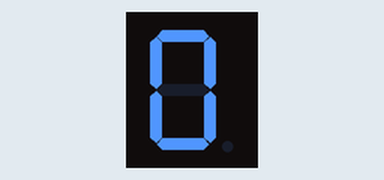
This sketch was run on a simulated Arduino Uno, built with avr-gcc and run on an emulated ATmega328P. Shown: 1-digit seven-segment display. Wiring (inferred from the names in the program): 1-digit 7-segment display, segments lit when LOW: segments pin 5, pin 6, pin 7, pin 8, pin 9, pin 10, pin 11. The segment pins are drawn as the display they are named for.

Above: at 0.1 s.
At 1.1 s:
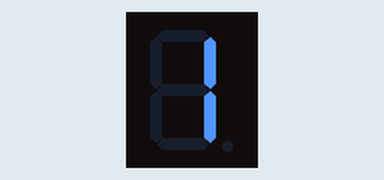
At 2.1 s:
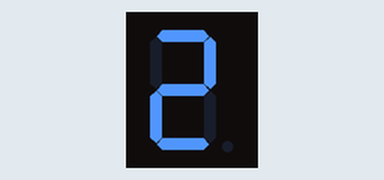
At 4.1 s:
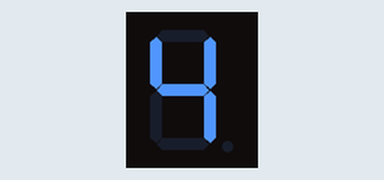
At 6.1 s:
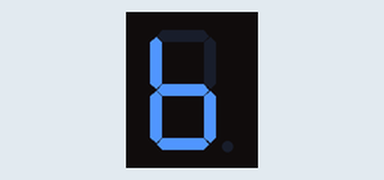
At 9.1 s:
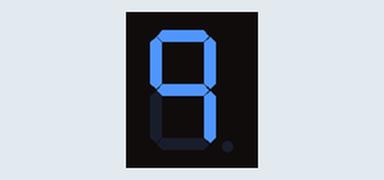

Measured:
- what the display in image 1 shows lasts 1.0 s, from 1.0 s to 2.0 s

The sketch:

EX2.ino
```cpp
 /****************************************************************
**                                                             **
**                          TÍTOL:                             **
**                                                             **
**                                                             **
**  NOM: Deivith Trujillo Meza                                 **
****************************************************************/
//************************ INCLUDE ******************************


//*********************** VARIABLES *****************************
const byte segA = 5;          // donar nom al pin 5 de l’Arduino
const byte segB = 6;
const byte segC = 7;
const byte segD = 8;
const byte segE = 9;
const byte segF = 10;
const byte segG = 11;
int t= 1000;
//************************* SETUP *******************************
void setup() {              // configura el final de la salida
 pinMode(segA, OUTPUT);
 pinMode(segB, OUTPUT);
 pinMode(segC, OUTPUT);
 pinMode(segD, OUTPUT);
 pinMode(segE, OUTPUT);
 pinMode(segF, OUTPUT);
 pinMode(segG, OUTPUT);

 digitalWrite(segA, LOW);  //0
 digitalWrite(segB, LOW);
 digitalWrite(segC, LOW);
 digitalWrite(segD, LOW);
 digitalWrite(segE, LOW);
 digitalWrite(segF, LOW);
 digitalWrite(segG, HIGH);

delay(t);

 digitalWrite(segA, HIGH);  //1
 digitalWrite(segB, LOW);
 digitalWrite(segC, LOW);
 digitalWrite(segD, HIGH);
 digitalWrite(segE, HIGH);
 digitalWrite(segF, HIGH);
 digitalWrite(segG, HIGH);

 delay(t);

 digitalWrite(segA, LOW);  //2
 digitalWrite(segB, LOW);
 digitalWrite(segC, HIGH);
 digitalWrite(segD, LOW);
 digitalWrite(segE, LOW);
 digitalWrite(segF, HIGH);
 digitalWrite(segG, LOW);

 delay(t);

 digitalWrite(segA, LOW);  //3
 digitalWrite(segB, LOW);
 digitalWrite(segC, LOW);
 digitalWrite(segD, LOW);
 digitalWrite(segE, HIGH);
 digitalWrite(segF, HIGH);
 digitalWrite(segG, LOW);

 delay(t);

 digitalWrite(segA, HIGH);  //4
 digitalWrite(segB, LOW);
 digitalWrite(segC, LOW);
 digitalWrite(segD, HIGH);
 digitalWrite(segE, HIGH);
 digitalWrite(segF, LOW);
 digitalWrite(segG, LOW);

 delay(t);

 digitalWrite(segA, LOW);  //5
 digitalWrite(segB, HIGH);
 digitalWrite(segC, LOW);
 digitalWrite(segD, LOW);
 digitalWrite(segE, HIGH);
 digitalWrite(segF, LOW);
 digitalWrite(segG, LOW);

 delay(t);

 digitalWrite(segA, HIGH);  //6
 digitalWrite(segB, HIGH);
 digitalWrite(segC, LOW);
 digitalWrite(segD, LOW);
 digitalWrite(segE, LOW);
 digitalWrite(segF, LOW);
 digitalWrite(segG, LOW);

 delay(t);

 digitalWrite(segA, LOW);  //7
 digitalWrite(segB, LOW);
 digitalWrite(segC, LOW);
 digitalWrite(segD, HIGH);
 digitalWrite(segE, HIGH);
 digitalWrite(segF, HIGH);
 digitalWrite(segG, HIGH);

 delay(t);

 digitalWrite(segA, LOW);  //8
 digitalWrite(segB, LOW);
 digitalWrite(segC, LOW);
 digitalWrite(segD, LOW);
 digitalWrite(segE, LOW);
 digitalWrite(segF, LOW);
 digitalWrite(segG, LOW);

 delay(t);

 digitalWrite(segA, LOW);  //9
 digitalWrite(segB, LOW);
 digitalWrite(segC, LOW);
 digitalWrite(segD, HIGH);
 digitalWrite(segE, HIGH);
 digitalWrite(segF, LOW);
 digitalWrite(segG, LOW);
}

void loop (
)

{


}
```
